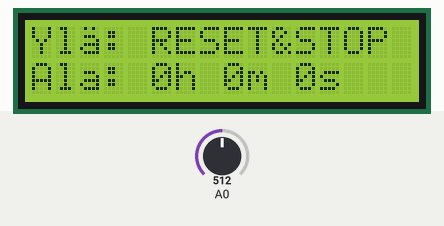
This sketch was run on a simulated Arduino Uno, built with avr-gcc and run on an emulated ATmega328P. On the bench: 16×2 character LCD. The inputs (shaded band) are chosen by the test bench; at power-on: A0 = 512.

Above: at 4.3 s.
4.4 s: A0 set to 370
At 6.9 s:
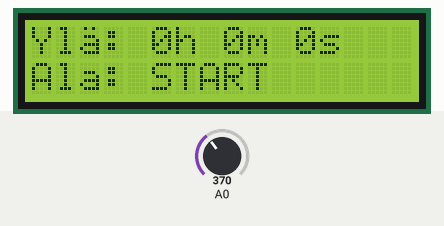
9.6 s: A0 set to 185
At 12.8 s:
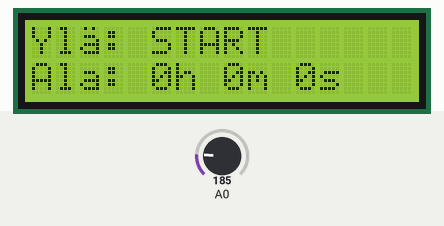
15.5 s: A0 set to 40
At 19.0 s:
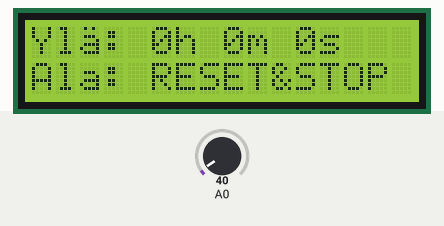
21.4 s: A0 set to 565
At 25.0 s:
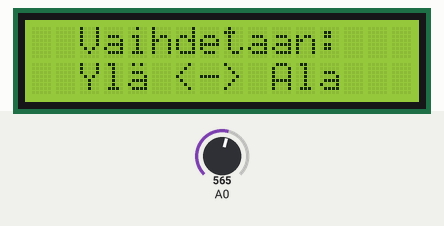
27.3 s: A0 set to 538
At 32.0 s:
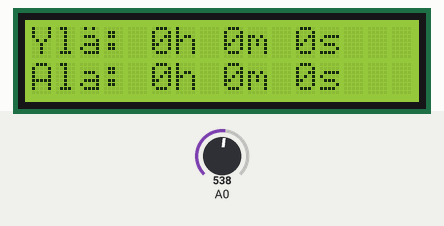
33.2 s: A0 set to 716
At 35.2 s:
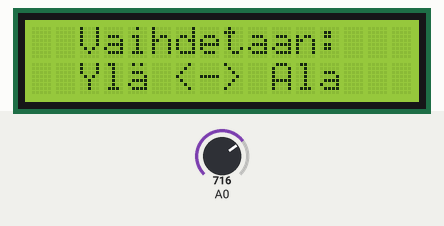
Timing chart, 0 to 36.7 s (numbered marks = the images above; inputs shaded):
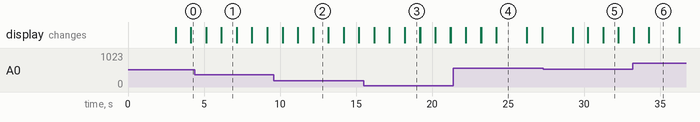

The sketch:

gurula-coffee-timer.ino
```cpp
#include <LiquidCrystal.h>

// select the pins used on the LCD panel
LiquidCrystal lcd(8, 9, 4, 5, 6, 7);

// define some values used by the panel and buttons
int lcd_key     = 0;
int adc_key_in  = 0;
#define btnRIGHT  0
#define btnUP     1
#define btnDOWN   2
#define btnLEFT   3
#define btnSELECT 4
#define btnNONE   5

// read the buttons
int read_LCD_buttons()
{
 adc_key_in = analogRead(0);      // read the value from the sensor
 // my buttons when read are centered at these valies: 0, 144, 329, 504, 741
 // we add approx 50 to those values and check to see if we are close
 if (adc_key_in > 1000) return btnNONE; // We make this the 1st option for speed reasons since it will be the most likely result

 // For V1.0 comment the other threshold and use the one below:

 if (adc_key_in < 50)   return btnRIGHT;
 if (adc_key_in < 195)  return btnUP;
 if (adc_key_in < 380)  return btnDOWN;
 if (adc_key_in < 555)  return btnLEFT;
 if (adc_key_in < 790)  return btnSELECT;


 return btnNONE;  // when all others fail, return this...
}

int ylaSek = 0;
int alaSek = 0;
int ylaMin = 0;
int alaMin = 0;
int ylaTun = 0;
int alaTun = 0;

String ylatime, alatime;
boolean ylaOn = false;
boolean alaOn = false;

byte ae[8] = {
  0b01010,
  0b00000,
  0b01110,
  0b00001,
  0b01111,
  0b10001,
  0b01111,
  0b00000
};

void setup()
{
  lcd.createChar(0, ae);
  lcd.begin(16, 2);
  lcd.clear();
  lcd.setCursor(5, 0);
  lcd.print("Gurula");
  lcd.setCursor(0, 1);
  lcd.print("Coffee TMR v0.1");
  delay(3000);
  lcd.begin(16, 2);
  lcd.setCursor(0,0);
  lcd.print("Yl");
  lcd.write((uint8_t)0);
  lcd.print(": ");
  lcd.setCursor(0,1);
  lcd.print("Ala:");
}

void loop()
{

 ylatime = "";
 ylatime = ylatime + ylaTun + "h ";
 ylatime = ylatime + ylaMin + "m ";
 ylatime = ylatime + ylaSek + "s";
 ylatime = ylatime + "   ";

 lcd.setCursor(5,0);
 lcd.print(ylatime);

 alatime = "";
 alatime = alatime + alaTun + "h ";
 alatime = alatime + alaMin + "m ";
 alatime = alatime + alaSek + "s";
 alatime = alatime + "   ";

 lcd.setCursor(5,1);
 lcd.print(alatime);

 lcd_key = read_LCD_buttons();

if(ylaOn) {
 ylaSek++;
}
if(alaOn) {
 alaSek++;
}

 if (ylaSek == 60) {
  ylaSek = 0;
  ylaMin++;
 }
 if (ylaMin == 60) {
  ylaMin = 0;
  ylaTun++;
 }

 if (alaSek == 60) {
  alaSek = 0;
  alaMin++;
 }
 if (alaMin == 60) {
  alaMin = 0;
  alaTun++;

}
 delay(1000);

 switch (lcd_key)               // depending on which button was pushed, we perform an action
 {
   case btnRIGHT:
     {
     lcd.setCursor(5,1);
     lcd.print("RESET&STOP");
     delay(1000);
     lcd.setCursor(5,1);
     lcd.print("          ");
     alaSek = 0;
     alaMin = 0;
     alaTun = 0;
     alaOn = false;
     break;
     }
   case btnLEFT:
     {
     lcd.setCursor(5,0);
     lcd.print("RESET&STOP");
     delay(1000);
     lcd.setCursor(5,0);
     lcd.print("          ");
     ylaSek = 0;
     ylaMin = 0;
     ylaTun = 0;
     ylaOn = false;
     break;
     }
   case btnUP:
     {
     lcd.setCursor(5,0);
     if(ylaOn) {
      lcd.print("RESET      ");
     } else {
      lcd.print("START      ");
     }
     delay(1000);
     ylaSek++;
     lcd.clear();
     lcd.print("Yl");
     lcd.write((uint8_t)0);
     lcd.print(":");
     lcd.setCursor(0,1);
     lcd.print("Ala:");
     ylaSek = 0;
     ylaMin = 0;
     ylaTun = 0;
     ylaOn = true;
     break;
     }
   case btnDOWN:
     {
     lcd.setCursor(5,1);
     if(alaOn) {
      lcd.print("RESET      ");
     } else {
        lcd.print("START      ");
     }
     delay(1000);
     alaSek++;
     lcd.clear();
     lcd.print("Yl");
     lcd.write((uint8_t)0);
     lcd.print(":");
     lcd.setCursor(0,1);
     lcd.print("Ala:");
     alaSek = 0;
     alaMin = 0;
     alaTun = 0;
     alaOn = true;
     break;
     }
   case btnSELECT:
     {
     lcd.clear();
     lcd.setCursor(2, 0);
     lcd.print("Vaihdetaan:");
     lcd.setCursor(2, 1);
     lcd.print("Yl");
     lcd.write((uint8_t)0);
     lcd.print(" <-> Ala");
     delay(2000);
     lcd.setCursor(0,0);
     lcd.print("Yl");
     lcd.write((uint8_t)0);
     lcd.print(": ");
     lcd.setCursor(0,1);
     lcd.print("Ala: ");
     if(ylaOn) {
      ylaSek += 2;
     }
     if(alaOn) {
      alaSek += 2;
     }
     int vaihtoSek = ylaSek;
     int vaihtoMin = ylaMin;
     int vaihtoTun = ylaTun;
     boolean vaihtoOn = ylaOn;
     ylaSek = alaSek;
     ylaMin = alaMin;
     ylaTun = alaTun;
     ylaOn = alaOn;
     alaSek = vaihtoSek;
     alaMin = vaihtoMin;
     alaTun = vaihtoTun;
     alaOn = vaihtoOn;
     break;
     }
     case btnNONE:
     {
     break;
     }
 }

}
```

Measured:
- the behaviour switches between 555 and 554 on A0 (found by bisection; images 4 and 5)
- after the input at 4.4 s, the display: first differs from a run without the input after 1.7 s (image 1)
- after the input at 9.6 s, the display: first differs from a run without the input after 2.6 s (image 2)
- after the input at 15.5 s, the display: first differs from a run without the input after 2.7 s (image 3)
- after the input at 21.4 s, the display: first differs from a run without the input after 2.8 s (image 4)
- after the input at 27.3 s, the display: first differs from a run without the input after 2.9 s (image 5 shows a later state)
- after the input at 33.2 s, the display: first differs from a run without the input after 1.1 s (image 6)
